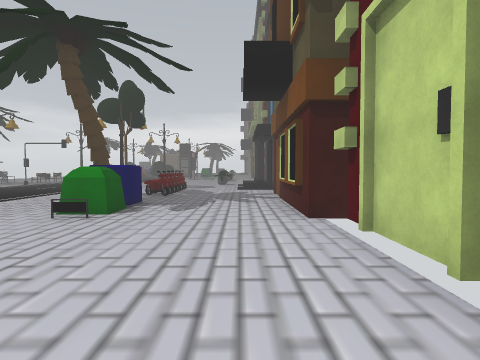
View 1 (above)

23 first-person views from a walk through a 3-D level made in the Unity game engine. The camera is 1.5 m above the floor, tilts 2° down and sees 75° across. The floor is counted in squares, 2 m on a side. Each view is taken from the middle of a square. On the plan, view 1 faces up. The plan holds only what a view shows up to about 10 squares ahead; the rest is blank. The place goes on beyond the plan. The player is left out. Some surface patterns are stand-ins.

View 2
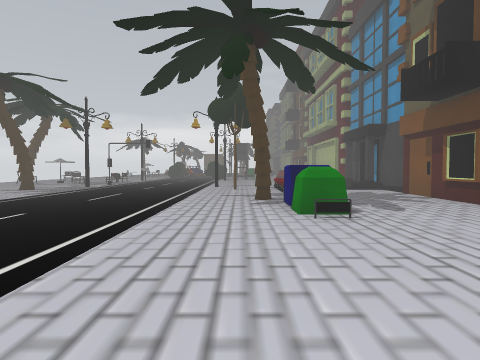

View 3
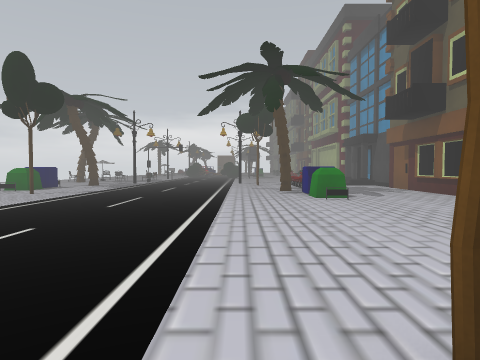

View 4
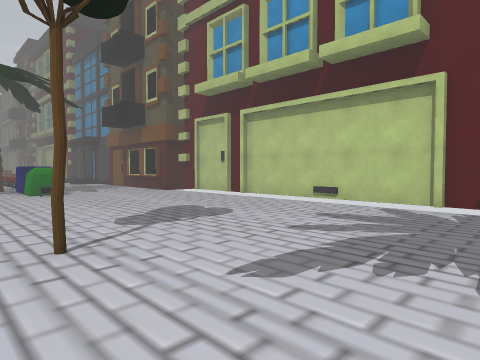

View 5
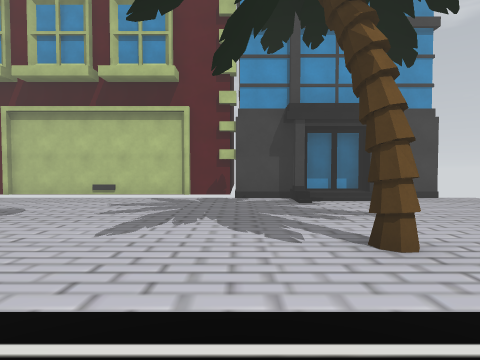

View 6
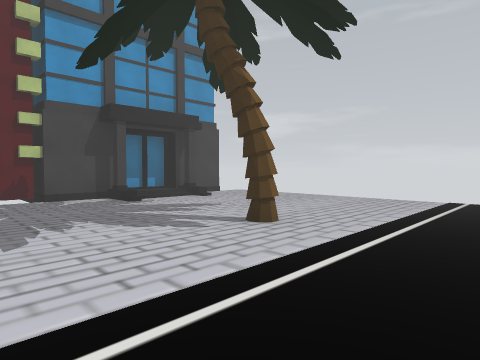

View 7
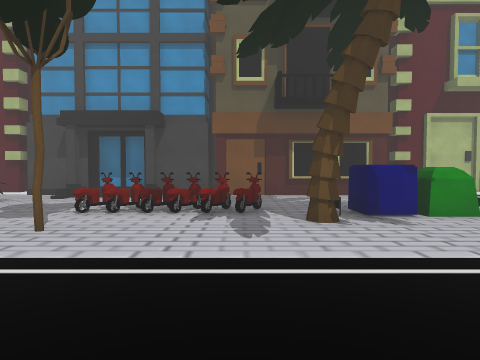

View 8
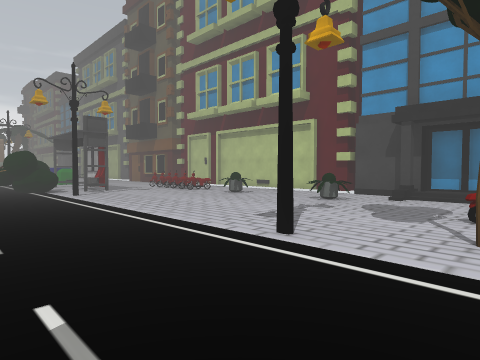

View 9
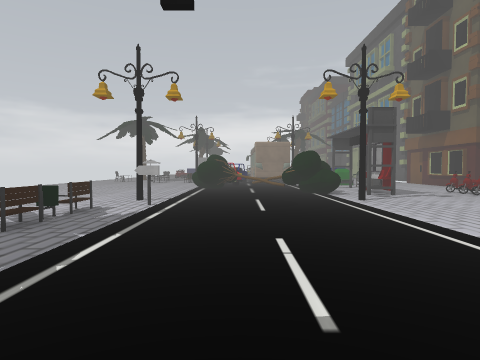

View 10
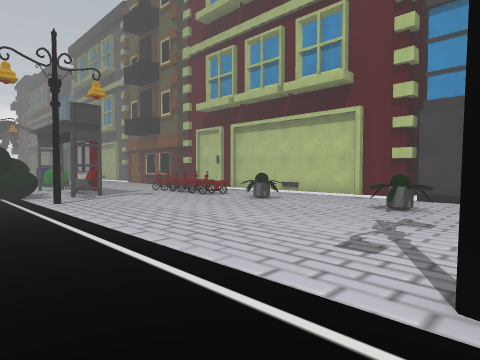

View 11
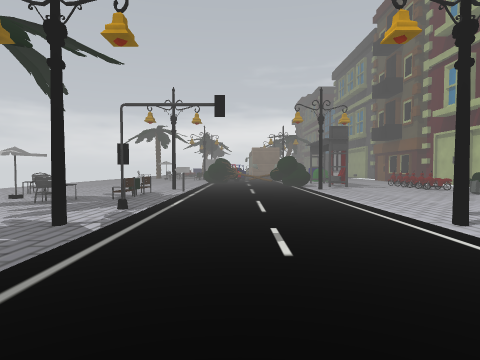

View 12
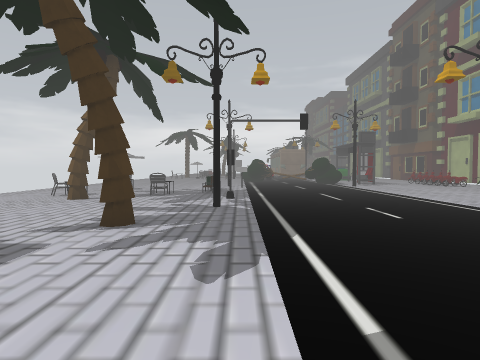

View 13
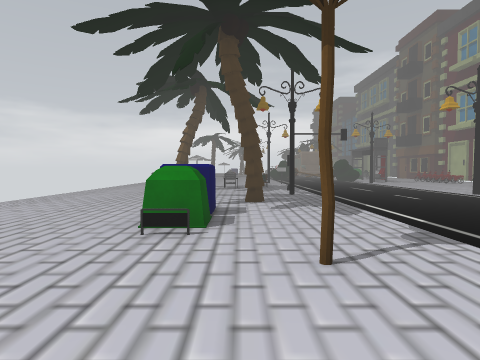

View 14
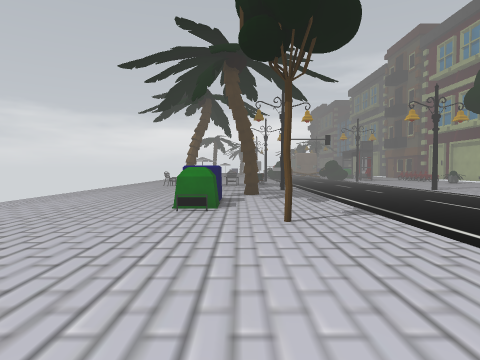

View 15
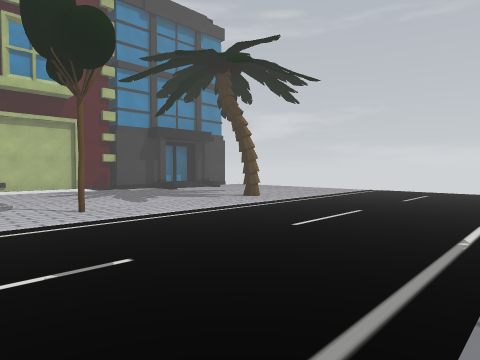

View 16
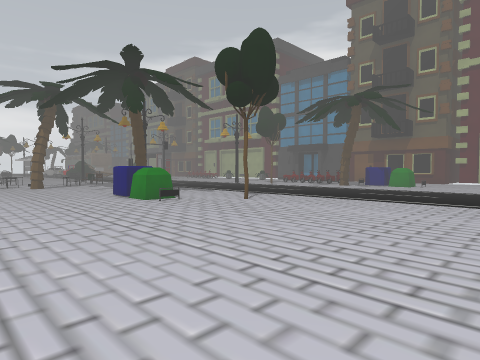

View 17
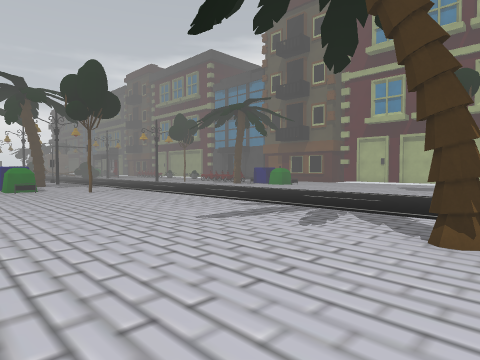

View 18
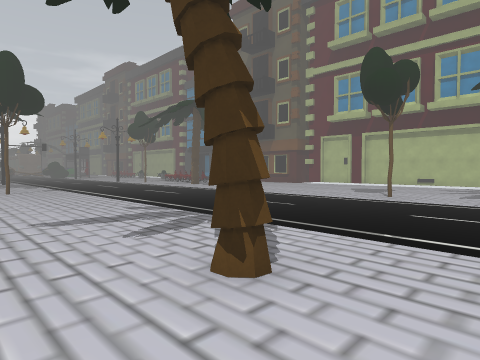

View 19
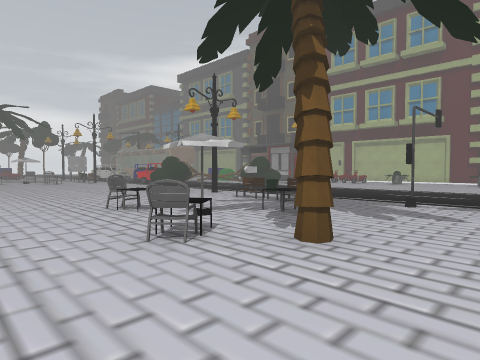

View 20
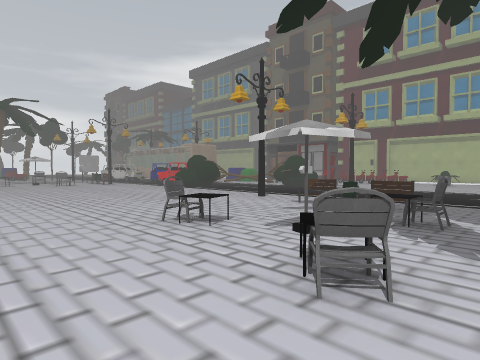

View 21
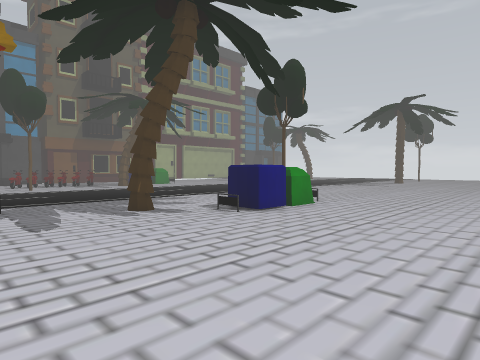

View 22
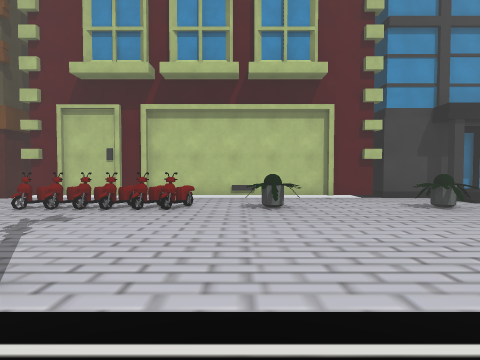

View 23
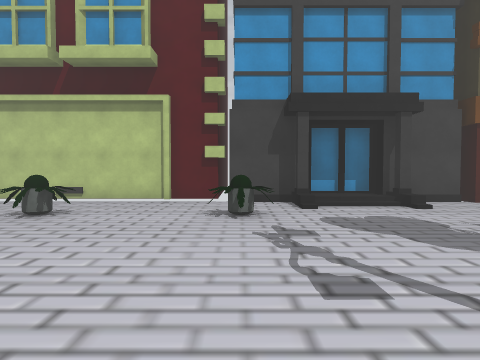

### Floor plan
Key: @ floor where view 1 was taken; # wall or solid block; x gap in a wall; . main floor; : floor 0.25 m higher than the main floor; / step, stairs or slope; O other object.
Columns run from 17 left of view 1 to 2 right of it. Each row starts with its distance up from view 1.
 26   ..
 25  ....             ##
 24  .....       .O ...#
 23  ..........OO.O.O.##
 22  ...........OO..O.#
 21  ......O....O...O..#
 20  ......O........O..#
 19 ...O..O.........O..#
 18 ......O.........O..#
 17 ...O..O............#
 16 ..O..O.............#
 15 ...#...#........O..#
 14 ................./##
 13 .......O....O.....:#
 12 ..................:#
 11 .....#.......#.O..##
 10 ....O..........O...#
  9 ....O.........OO..##
  8 ....O.........x...#
  7  .............OO..#
  6  .....#.......O...#
  5 ..............O...##
  4 ...................#
  3 ...................#
  2 ...................#
  1 ...................#
  0   ...............@.#
 -1   .................#
 -2   ...........#.....#
 -3   ....#............#
 -4   .................#
 -5     ...............#
 -6         .....#....##
 -7         ..........:#
 -8         ..........:#
 -9         ........./##
-10         ...........#
-11          ........

Positions as (right, up) in squares from view 1, and headings:
1: (0, 0), facing up
2: (-4, 0), facing up
3: (-5, -3), facing up
4: (-5, -5), facing up-right
5: (-7, -5), facing right
6: (-7, -3), facing down-right
7: (-8, 9), facing right
8: (-8, 11), facing up-right
9: (-8, 13), facing up
10: (-7, 13), facing up-right
11: (-8, 9), facing up
12: (-10, 7), facing up
13: (-12, 4), facing up
14: (-12, 2), facing up
15: (-10, 0), facing down-right
16: (-17, 1), facing up-right
17: (-15, -4), facing up-right
18: (-13, -5), facing up-right
19: (-17, 13), facing up-right
20: (-17, 15), facing up-right
21: (-17, 14), facing down-right
22: (-7, 19), facing right
23: (-6, 15), facing right
